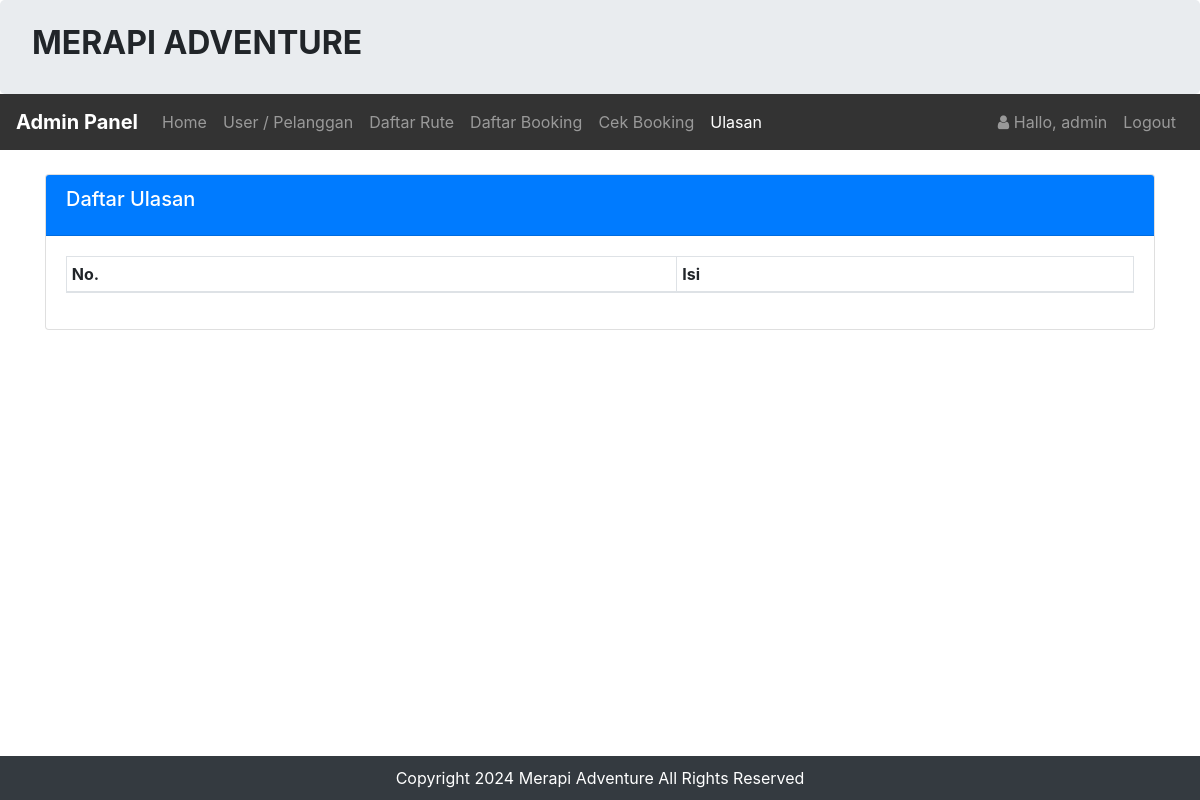
/admin/rating.php (signed in), run on an earlier commit of the app's database.
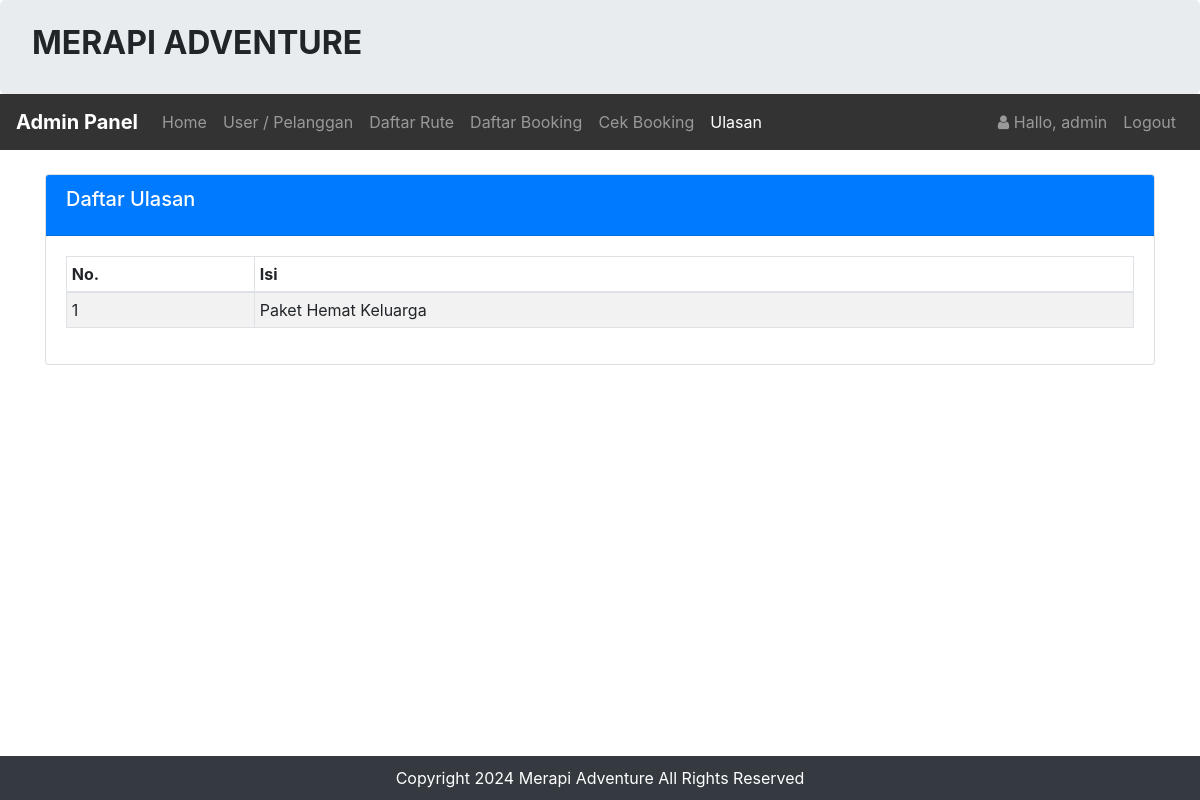
And on a later commit of the database.
### tables this page shows
CREATE TABLE `booking` (
  `id_booking` int(15) NOT NULL,
  `kode_booking` varchar(255) NOT NULL,
  `id_login` int(15) NOT NULL,
  `id_rute` int(15) NOT NULL,
  `ktp` varchar(255) NOT NULL,
  `nama` varchar(255) NOT NULL,
  `alamat` varchar(255) NOT NULL,
  `no_tlp` varchar(20) NOT NULL,
  `tanggal` varchar(255) NOT NULL,
  `total_harga` int(15) NOT NULL,
  `konfirmasi_pembayaran` varchar(255) NOT NULL,
  `tgl_input` varchar(255) NOT NULL
);

CREATE TABLE `rute` (
  `id_rute` int(11) NOT NULL,
  `nama_paket` varchar(255) DEFAULT NULL,
  `harga` varchar(225) NOT NULL,
  `deskripsi` varchar(255) NOT NULL,
  `status` varchar(255) NOT NULL,
  `gambar` text NOT NULL
);

### admin/rating.php (the view, shortened to what this page needs)
<?php
include './header.php';
if (!empty($_GET['id'])) {
    $id = strip_tags($_GET['id']);
    $sql = "SELECT rute.nama_paket, booking.*
                FROM booking
                JOIN rute ON booking.id_rute = rute.id_rute
                WHERE id_login = '$id'
                ORDER BY id_booking DESC";
} else {
    $sql = "SELECT rute.nama_paket, booking.*
                FROM booking
                JOIN rute ON booking.id_rute = rute.id_rute
                ORDER BY id_booking DESC";
}
$hasil = $koneksi->query($sql)->fetchAll();
?>
<br>
<div class="container">
    <div class="card">
        <div class="card-header text-white bg-primary">
            <h5 class="card-title">
                Daftar Ulasan
            </h5>
        </div>
        <div class="card-body">
            <div class="table-responsive">
                <table class="table table-striped table-bordered table-sm">
                    <thead>
                        <tr>
                            <th>No. </th>
                            <th>Isi</th>
                        </tr>
                    </thead>
                    <tbody>
                        <?php $no = 1;
                        foreach ($hasil as $isi) { ?>
                            <tr>
                                <td><?php echo $no; ?></td>
                                <td><?= $isi['nama_paket']; ?></td>
                            </tr>
                            <?php $no++;
                        } ?>
                    </tbody>
                </table>
            </div>
        </div>
    </div>
</div>
<?php include '../footer.php'; ?>

What changed in the data, as far as the page shows it:
added booking: id_rute.nama_paket "Paket Hemat Keluarga"
